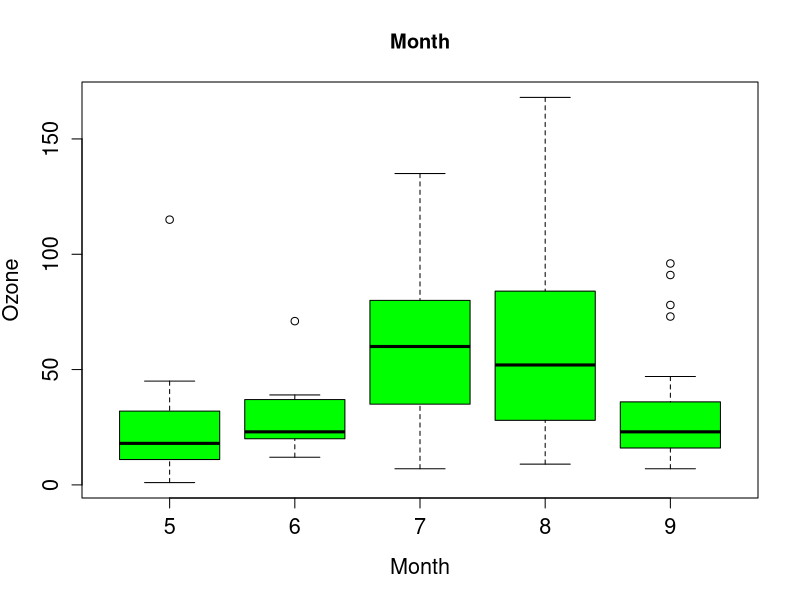

The R source for this figure: (Note: this script raises an error after producing the figure.)
# Base graphs. Library ggplot2.

dfx <- airquality

boxplot(Ozone ~ Month, dfx, ylab = "Ozone", main ="Month", 
        col = "green", cex.lab = 1.3, cex.axis = 1.3)


df <- mtcars

plot1 <- ggplot(mtcars, aes(x = mpg, y = disp, col = hp))+
  geom_point(size = 5)


# iris

dfl <- iris

ggplot(dfl, aes(x = Sepal.Length, fill = Species))+
  geom_histogram()+

ggplot(dfl, aes(x = Sepal.Length))+
  geom_histogram(aes(fill = Species))



ggplot(dfl, aes(x = Sepal.Length, y = Sepal.Width))+
  geom_dotplot(aes(fill = Species, size = Petal.Length))

ggplot(dfl, aes(x = Sepal.Length, y = Sepal.Width))+
  geom_point(aes(col = Species, size = Petal.Length))


my_sd <- sd(df$cyl)
save(my_sd, file = "my_sd.RData")
getwd()



